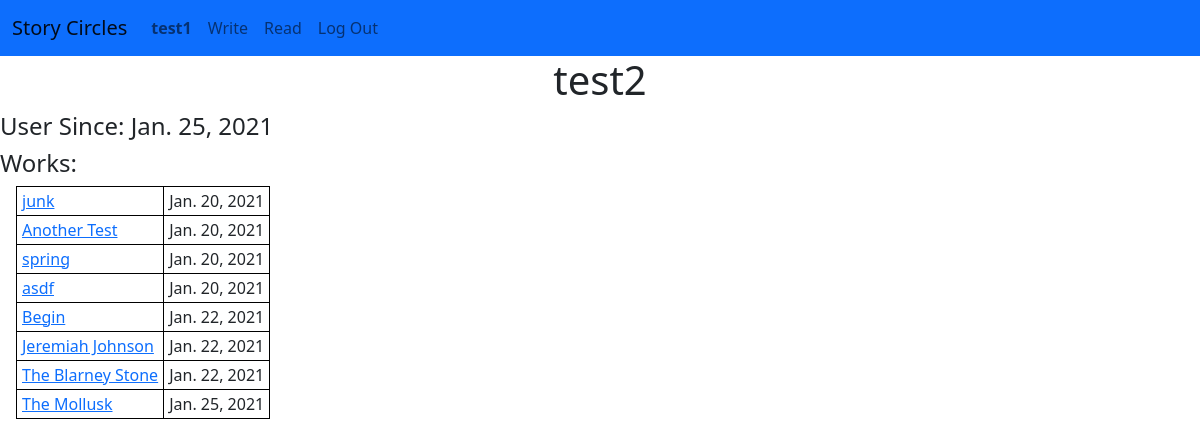
/circle/user/6 (signed in), run on an earlier commit of the app's database.
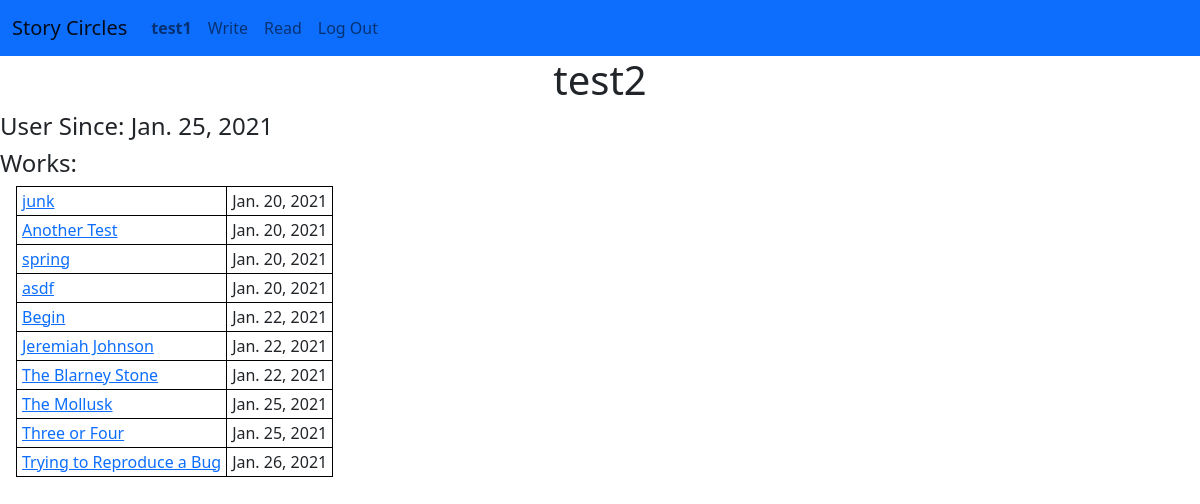
And on a later commit of the database.
### circle/models.py (models this page shows, shortened)
class User(AbstractUser):
    user_since = models.DateTimeField(blank=False, auto_now_add=True)
    liked_stories = models.ManyToManyField(
        "Story",
        related_name="liked_by",
        blank=True,
    )
    def get_absolute_url(self):
        return reverse('user', args=[self.pk])

class Story(models.Model):
    title = models.TextField(unique=True)
    authors = models.ManyToManyField(
        User,
        related_name="stories",
        blank=True
    )
    text = models.TextField()
    start_time = models.DateTimeField(blank=True, null=True)
    finish_time = models.DateTimeField(blank=True, null=True)
    finished = models.BooleanField(default=False)
    def get_absolute_url(self):
        if self.finished:
            return reverse('finished_story', args = [self.pk])
        else:
            return reverse('circle', args = [self.circle.pk])

### circle/views.py (the view)
# urls.py: path("user/<int:pk>", views.UserDetailView.as_view(), name="user"),
class UserDetailView(LoginRequiredMixin, DetailView):
    model = User
    context_object_name = 'detail_user'
    def get_context_data(self, **kwargs):
            context = super().get_context_data(**kwargs)
            context['stories'] = context['detail_user'].stories.filter(finished=True)
            return context

### circle/templates/circle/user_detail.html (shortened to what this page needs)
{% extends "circle/layout.html" %}
{% load static %}
{% block body %}
<h1>{{ detail_user.username }}</h1>
<h4>User Since: {{ detail_user.user_since.date }}</h4>
<h4>Works:</h4>
{% include "circle/include/finished_story_table.html" %}
{% endblock %}

### circle/templates/circle/layout.html (shortened to what this page needs)
{% load static %}
<!DOCTYPE html>
<html lang="en">
    <head>
        <link href="https://cdn.jsdelivr.net/npm/bootstrap@5.0.0-beta1/dist/css/bootstrap.min.css" rel="stylesheet">
        <link href="{% static 'circle/styles.css' %}" rel="stylesheet">
    </head>
    <body>
        <nav class="navbar navbar-expand-md navbar-light bg-primary">
            <div class="container-fluid">
                <a class="navbar-brand" href="{% url 'index' %}">Story Circles</a>
                <div class="collapse navbar-collapse" id="navbarToggle">
                    <ul class="navbar-nav me-auto">
                        {% if user.is_authenticated %}
                        <li class="nav-item">
                            <a class="nav-link" id="current-user-nav" href="{{ user.get_absolute_url }}"><strong>{{ user.username }}</strong></a>
                        </li>
                        <li class="nav-item">
                            <a class="nav-link" id="write-nav" href="{% url 'index' %}">Write</a>
                        </li>
                        <li class="nav-item">
                            <a class="nav-link" id="read-nav" href="{% url 'finished_stories' %}">Read</a>
                        </li>
                        <li class="nav-item">
                            <a class="nav-link" href="{% url 'logout' %}">Log Out</a>
                        </li>
                        {% endif %}
                    </ul>
                </div>
            </div>
        </nav>
        <div class="body">
            {% block body %}
            {% endblock %}
        </div>
    </body>
</html>

### circle/templates/circle/include/finished_story_table.html
<table class="finished-story-table">
    {% for story in stories %}
    <tr>
        <td class="finished-story-title">
            <a href="{{ story.get_absolute_url }}">{{ story.title }}</a>
        </td>
        <td class="finished-story-date">
            {{ story.finish_time.date }}
        </td>
    </tr>
    {% endfor %}
</table>

### circle/static/circle/styles.css (style rules this page uses)
h1 { text-align: center; }
h4 { margin-top:0.25em; }
table { border-collapse: collapse; margin-left: 1rem; }
table, th, td { border: 1px solid black; padding: 2px 5px; }

What changed in the data, as far as the page shows it:
added Story: title "Three or Four", finish_time "Jan. 25, 2021"
added Story: title "Trying to Reproduce a Bug", finish_time "Jan. 26, 2021"
